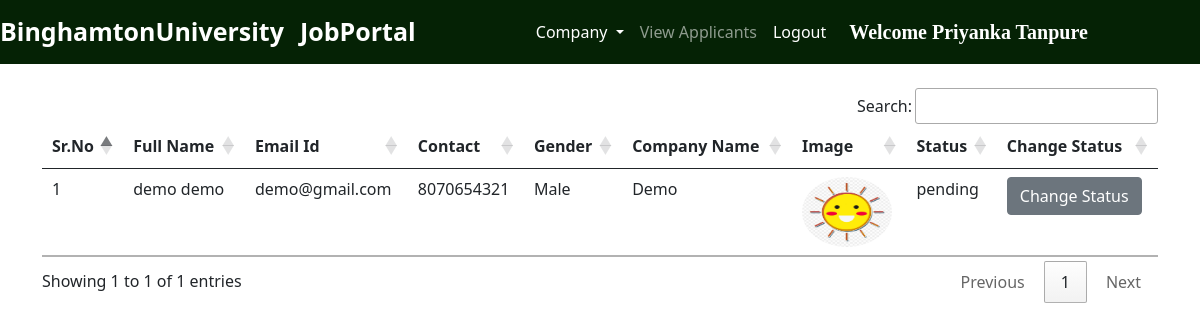
Screenshot of /pending_companies/ (signed in) with the database file from the repository.
### jobs/models.py (models this page shows, shortened)
class Company(models.Model):
    user = models.ForeignKey(User, on_delete=models.CASCADE)
    phone = models.CharField(max_length=10)
    image = models.ImageField(upload_to="")
    gender = models.CharField(max_length=10)
    type = models.CharField(max_length=15)
    status = models.CharField(max_length=20)
    company_name = models.CharField(max_length=100)

### jobs/views.py (the view)
# urls.py: path("pending_companies/", views.pending_companies, name="pending_companies"),
def pending_companies(request):
    if not request.user.is_authenticated:
        return redirect("/admin_login")
    companies = Company.objects.filter(status="pending")
    return render(request, "pending_companies.html", {'companies':companies})

### jobs/templates/pending_companies.html (shortened to what this page needs)
{% extends 'admin_navbar.html' %}
{% block body %}
<div class="container mt-4">
<table class="table table-hover" id="example">
    <thead>
        <tr>
            <th>Sr.No</th>
            <th>Full Name</th>
            <th>Email Id</th>
            <th>Contact</th>
            <th>Gender</th>
            <th>Company Name</th>
            <th>Image</th>
            <th>Status</th>
            <th>Change Status</th>
        </tr>
    </thead>
    <tbody>
        {% for company in companies %}
        <tr>
            <td>{{forloop.counter}}</td>
            <td>{{company.user.get_full_name}}</td>
            <td>{{company.user.email}}</td>
            <td>{{company.phone}}</td>
            <td>{{company.gender}}</td>
            <td>{{company.company_name}}</td>
            <td><img src="{{company.image.url}}" class="rounded-circle" width="90px" height="70px"></td>
            <td>{{company.status}}</td>
            <td><a href="/change_status/{{company.id}}/" class="btn btn-secondary">Change Status</a></td>
        </tr>
        {% endfor %}
    </tbody>
</table>
</div>
{% endblock %}

### jobs/templates/admin_navbar.html (shortened to what this page needs)
<!doctype html>
<html lang="en">
<head>
  <link href="https://cdn.jsdelivr.net/npm/bootstrap@5.0.2/dist/css/bootstrap.min.css" rel="stylesheet"
>
  <link rel="stylesheet" href="https://cdn.datatables.net/1.10.25/css/jquery.dataTables.min.css">
  <link rel="stylesheet" href="https://cdn.datatables.net/buttons/1.7.1/css/buttons.dataTables.min.css">
</head>
<body>
  <nav class="navbar navbar-expand-lg navbar-dark">
      <a class="navbar-brand" href="/"><span class="head1">Binghamton</span><span class="head2">University</span></a>
      <a class="navbar-brand" href="#"><span class="head1">Job</span><span class="head2">Portal</span></a>
      <div class="container w-50">
      <div class="collapse navbar-collapse" id="navbarSupportedContent">
        <ul class="navbar-nav me-auto mb-2 mb-lg-0">
          <div class="collapse navbar-collapse" id="navbarNavDarkDropdown">
            <ul class="navbar-nav">
              <li class="nav-item dropdown">
                <a class="nav-link active dropdown-toggle" href="#" id="navbarDarkDropdownMenuLink" role="button" data-bs-toggle="dropdown" aria-expanded="false">
                  Company
                </a>
              </li>
            </ul>
          </div>
          <li class="nav-item">
            <a class="nav-link {% block view_applicants %} {% endblock %}" href="/view_applicants/">View Applicants</a>
          </li>
          <li class="nav-item">
            <a class="nav-link active" href="/logout/">Logout</a>
          </li>
        </ul>
        <a class="navbar-brand" style="font-weight: bold; font-family: 'Times New Roman', Times, serif;" href="#">Welcome {{request.user.get_full_name}}</a>
      </div>
      </div>
  </nav>
  {% block body %}
  {% endblock %}
</body>
</html>

### jobs/templates/admin_navbar.html (style rules this page uses)
.navbar { background-color: rgb(5, 34, 5); }
.head1 { color: white; font-size: 25px; font-weight: bold; height: 50px; }
.head2 { color: white; font-size: 25px; font-weight: bold; }

### rows the page displays
Company: user.get_full_name "demo demo", user.email "demo@gmail.com", phone "8070654321", gender "Male", company_name "Demo", image (picture), status "pending"

### other values shown
{{ request.user.get_full_name }} "Priyanka Tanpure"
